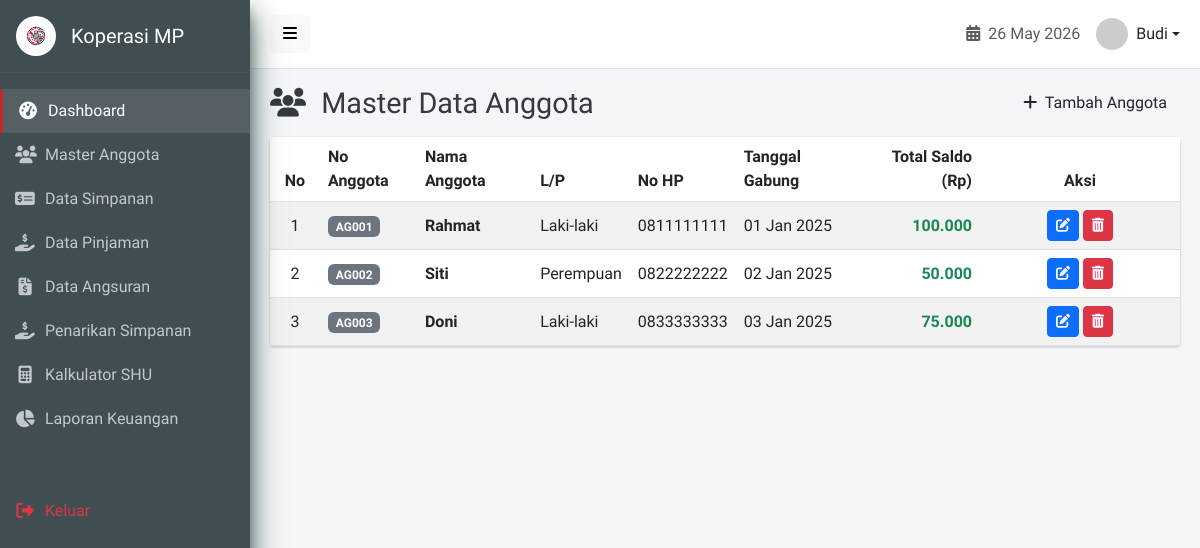
The app's page /anggota.php (signed in), older data.
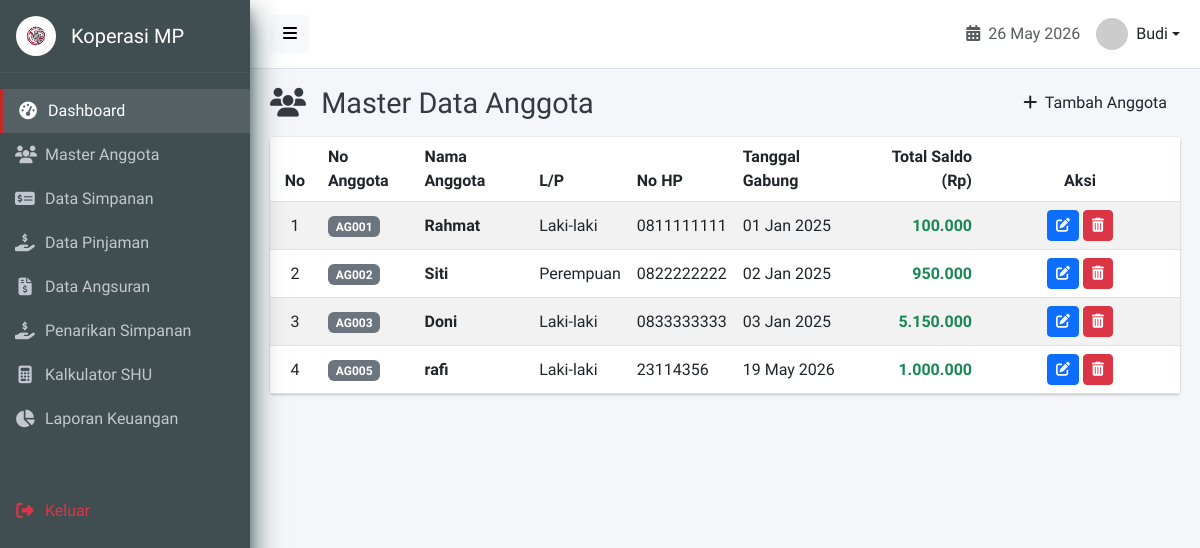
The same page, newer data.
### tables this page shows
CREATE TABLE `anggota` (
  `id_anggota` int(11) NOT NULL AUTO_INCREMENT,
  `no_anggota` varchar(30) NOT NULL,
  `nama_anggota` varchar(100) NOT NULL,
  `jk` enum('L','P') DEFAULT NULL,
  `alamat` text DEFAULT NULL,
  `no_hp` varchar(20) DEFAULT NULL,
  `tanggal_gabung` date DEFAULT NULL,
  `status` enum('aktif','nonaktif') DEFAULT 'aktif',
  `created_at` timestamp NOT NULL DEFAULT current_timestamp(),
  `updated_at` timestamp NOT NULL DEFAULT current_timestamp() ON UPDATE current_timestamp(),
  `deleted_at` timestamp NULL DEFAULT NULL,
  PRIMARY KEY (`id_anggota`),
  UNIQUE KEY `no_anggota` (`no_anggota`),
  KEY `idx_nama_anggota` (`nama_anggota`)
);

### anggota.php (the view, shortened to what this page needs)
<?php
require_once 'config/database.php';
include 'views/layouts/header.php';
?>
<div class="content-header">
    <div class="d-flex justify-content-between align-items-center">
        <h1 class="m-0"><i class="fas fa-users me-2"></i> Master Data Anggota</h1>
        <a href="anggota_tambah.php" class="btn btn-crimson"><i class="fas fa-plus me-1"></i> Tambah Anggota</a>
    </div>
</div>
<section class="content">
    <div class="card">
        <div class="card-body p-0">
            <div class="table-responsive">
                <table class="table table-hover table-striped align-middle mb-0">
                    <thead class="bg-light">
                        <tr>
                            <th class="text-center" width="50">No</th>
                            <th>No Anggota</th>
                            <th>Nama Anggota</th>
                            <th>L/P</th>
                            <th>No HP</th>
                            <th>Tanggal Gabung</th>
                            <th class="text-end">Total Saldo (Rp)</th>
                            <th class="text-center" width="200">Aksi</th>
                        </tr>
                    </thead>
                    <tbody>
                        <?php
                        $no = 1;
                        $query_str = "SELECT a.*,
                                      COALESCE((SELECT SUM(jumlah) FROM simpanan WHERE id_anggota = a.id_anggota), 0) -
                                      COALESCE((SELECT SUM(jumlah) FROM penarikan_simpanan WHERE id_anggota = a.id_anggota), 0) AS total_saldo
                                      FROM anggota a
                                      WHERE a.status = 'aktif'
                                      ORDER BY a.id_anggota ASC";
                        $query = $conn->query($query_str);
                        if($query->num_rows > 0):
                            while($row = $query->fetch_assoc()):
                        ?>
                        <tr>
                            <td class="text-center"><?php echo $no++; ?></td>
                            <td><span class="badge bg-secondary"><?php echo $row['no_anggota']; ?></span></td>
                            <td class="fw-bold"><?php echo htmlspecialchars($row['nama_anggota']); ?></td>
                            <td><?php echo $row['jk'] == 'L' ? 'Laki-laki' : 'Perempuan'; ?></td>
                            <td><?php echo htmlspecialchars($row['no_hp']); ?></td>
                            <td><?php echo date('d M Y', strtotime($row['tanggal_gabung'])); ?></td>
                            <td class="text-end fw-bold text-success"><?php echo number_format($row['total_saldo'], 0, ',', '.'); ?></td>
                            <td class="text-center">
                                <a href="anggota_edit.php?id=<?php echo $row['id_anggota']; ?>" class="btn btn-sm btn-primary" title="Edit"><i class="fas fa-edit"></i></a>
                                <a href="anggota_proses.php?action=hapus&id=<?php echo $row['id_anggota']; ?>" class="btn btn-sm btn-danger" onclick="return confirm('Apakah Anda yakin ingin menghapus data anggota ini?');" title="Hapus"><i class="fas fa-trash-alt"></i></a>
                            </td>
                        </tr>
                        <?php
                            endwhile;
                        else:
                        ?>
                        <tr>
                            <td colspan="8" class="text-center py-4 text-muted">Belum ada data anggota.</td>
                        </tr>
                        <?php endif; ?>
                    </tbody>
                </table>
            </div>
        </div>
    </div>
</section>
<?php include 'views/layouts/footer.php'; ?>

Row changes from the older to the newer data that the page shows:
computed for anggota "Siti": total_saldo "50.000" → "950.000"
changed anggota "Doni": total_saldo "75.000" → "5.150.000"
added anggota: no_anggota "AG005", nama_anggota "rafi", jk "Laki-laki", no_hp "23114356", tanggal_gabung "19 May 2026", total_saldo "1.000.000"
